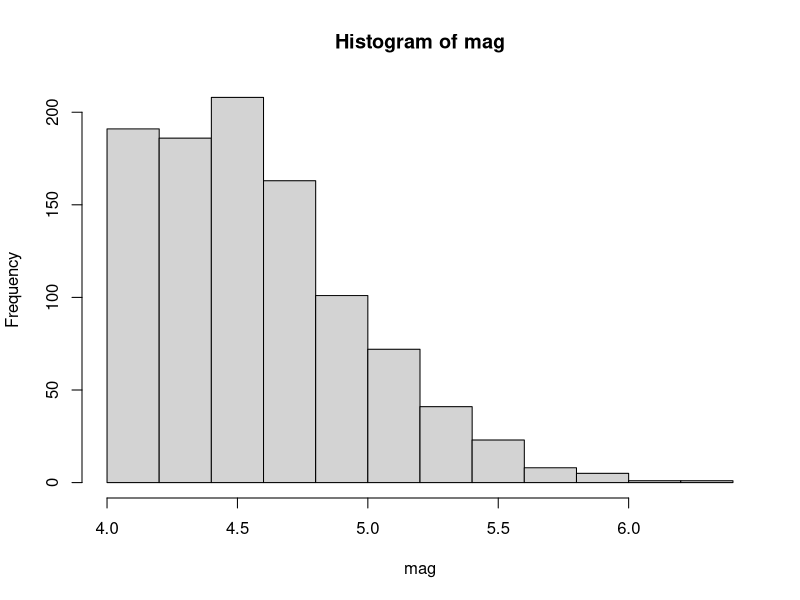

Source code (R):
#!/usr/bin/env Rscript
# LOAD DATA & EXAMINE
library("datasets")
# Loads data sets package.
# Loads just the magnitude variable.
mag <- quakes$mag
hist(mag)
summary(mag)

# T-TEST WITH DEFAULTS
t.test(mag)

# T-TEST WITH OPTIONS
t.test(mag,
  alternative = "greater", # Directional test
  mu = 4.5, # Null population mean of 4.5
  conf.level = 0.99
) # Confidence level of 99%

# CLEAN UP
# Unloads data sets package.
detach("package:datasets", unload = TRUE)
# Remove all objects from workspace.
rm(list = ls())
